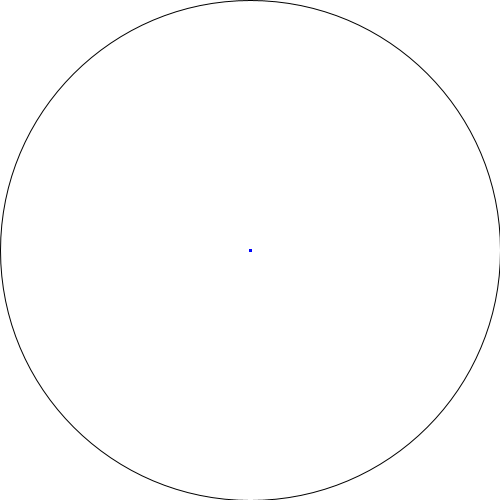
Frame 1 (no input)
Frame 60 (the mouse pressed at the canvas centre just before this capture): identical to frame 1, image omitted
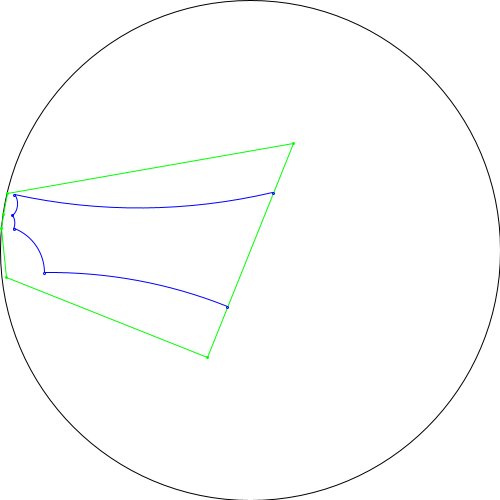
Frame 120 (the mouse held since frame 60 and released just before this capture)

The Processing sketch that drew these frames (run headless with seeded random() and noise(); from frame 60 on, the mouse is pressed at the canvas centre):

// Processing sketch: pants_web
// ── pants_web.pde

int convert(double x){
  // convert to drawing scale (pixels in window rather than -1 to 1)
  return round((float)x * (width/2));
}

ComplexNumber unconvert(float x, float y){
  // convert coordinates to back to math scale (-1 to 1 rather than pixels in window)
  return new ComplexNumber(((double)x)/(width/2), ((double)y)/(width/2));
}

void drawLnUHP(HLine ln){
  // TODO: implement line if you get Infinity
  double[] arr = ln.halfPlaneArray; 
  arc(convert(arr[0]), 0, convert(arr[1])*2, convert(arr[1])*2, 0, PI);
}

void drawSgUHP(HLineSegment sg){
  double[] arr = sg.halfPlaneArray; 
  // arc(convert(arr[0]), 0, convert(arr[1])*2, convert(arr[1])*2, arr[2], arr[3]);
}

void drawPtUHP(HPoint pt){
  ellipse( convert(pt.halfPlanePt.realPart), convert(pt.halfPlanePt.imagPart), 2, 2);
}

void drawLnCD(HLine ln){
  double[] arr = ln.confDiscArray;
  ellipse(convert(arr[0]), convert(arr[1]), convert(arr[2])*2, convert(arr[2])*2);
}

void drawSgCD(HLineSegment sg){
  double[] arr = sg.confDiscArray;
  arc(convert(arr[0]), convert(arr[1]), convert(arr[2])*2, convert(arr[2])*2, (float)arr[3], (float)arr[4]);
}

void drawPtCD(HPoint pt){
  ellipse( convert(pt.confDiscPt.realPart), convert(pt.confDiscPt.imagPart), 2, 2);
}

void drawLnPD(HLine ln){
  double[] arr = ln.projDiscArray; 
  line(convert(arr[0]), convert(arr[1]), convert(arr[2]), convert(arr[3]));
}

void drawSgPD(HLineSegment sg){
  double[] arr = sg.projDiscArray; 
  line(convert(arr[4]), convert(arr[5]), convert(arr[6]), convert(arr[7]));
}

void drawPtPD(HPoint pt){
  ellipse( convert(pt.projDiscPt.realPart), convert(pt.projDiscPt.imagPart), 2, 2);
}

void drawPtPD(ComplexNumber pt){
  ellipse( convert(pt.realPart), convert(pt.imagPart), 2, 2);
}

void setup(){
  size(500,500);
  noFill();
  // frameRate(1);
  // translate(width/2, width/2);
  // rotate(PI);
}

HPoint zeroPt = new HPoint(new ProjectiveDiscPoint(0.2, 0.5));
HPoint pt;
void draw(){
  background(255);
  stroke(0);
  // set up x,y axes oriented properly with 0 in the center
  translate(width/2, width/2);
  scale(1, -1);
  // draw the unit disc (for the conformal or projective model)
  ellipse(0, 0, width, width);
  // get mouse location in math coordinates
  float mouseX_shifted = mouseX-width/2;
  float mouseY_shifted = width/2 - mouseY;
  ComplexNumber mouse_location = unconvert(mouseX_shifted, mouseY_shifted);
  
  if (mouse_location.squareNorm() > 1.0) {
    pt = new HPoint(new ProjectiveDiscPoint(0.1, 0.5));
  } else {
    ProjectiveDiscPoint point = new ProjectiveDiscPoint(mouse_location);
    pt = new HPoint(point);
  }
  HLine ln = new HLine(zeroPt, pt);

  HRightHexagon hexagon = new HRightHexagon(1.0, 2.0, 2.0, ln, pt);

  stroke(0, 255, 0);
  for(int i = 0; i < 6; i++){
    drawPtPD(hexagon.vertices[i]);
    drawSgPD(hexagon.sides[i]);
  }

  stroke(0, 0, 255);
  for(int i = 0; i < 6; i++){
    drawPtCD(hexagon.vertices[i]);
    drawSgCD(hexagon.sides[i]);
  }
  // arc(50, 50, 50, 50, -(2.0/3)*PI, (2.0/3)*PI);

}class ComplexNumber{
  public double realPart;
  public double imagPart;
  public ComplexNumber(double realPart,double imagPart){
    this.realPart = realPart;
    this.imagPart = imagPart;
  }
  public ComplexNumber(double realPart){
    this.realPart = realPart;
    this.imagPart = 0.0;
  }
  public String toString(){
    return ""+this.realPart+"+"+this.imagPart+"i";
  }
  public ComplexNumber plus(ComplexNumber other){
    //complex addition
    double realPart = this.realPart+other.realPart;
    double imagPart = this.imagPart+other.imagPart;
    return new ComplexNumber(realPart, imagPart);
  }
  public ComplexNumber times(ComplexNumber other){
    //complex multiplication
    double realPart = (this.realPart * other.realPart) - (this.imagPart * other.imagPart);
    double imagPart = (this.realPart * other.imagPart) + (this.imagPart * other.realPart);
    return new ComplexNumber(realPart, imagPart);
  }
  public ComplexNumber times(double other){
    return new ComplexNumber(this.realPart*other, this.imagPart*other);
  }
  public ComplexNumber multInverse(){
    double squareNorm = this.squareNorm();
    double realPart = this.realPart / squareNorm;
    double imagPart = - this.imagPart / squareNorm;
    return new ComplexNumber(realPart, imagPart);
  }
  public double squareNorm(){
    return Math.pow(this.realPart, 2)+Math.pow(this.imagPart, 2);
  }
  public double squareDist(ComplexNumber other){
    return Math.pow(this.realPart - other.realPart, 2)+Math.pow(this.imagPart - other.imagPart, 2);
  }
  public double[] wedgeProduct(ComplexNumber pt){
    // finding coefficients (ax+by+c0) of the plane through the lines defined by this point and the other point
    //  in the linear model of R3
    double x1 = this.realPart;
    double y1 = this.imagPart;
    double x2 = pt.realPart;
    double y2 = pt.imagPart;
    double[] abcArray = new double[3];
    abcArray[0] = y1 - y2;
    abcArray[1] = x2 - x1;
    abcArray[2] = x1*y2 - x2*y1;
    return abcArray;
  }
}

class ConformalDiscPoint extends ComplexNumber{
  public ConformalDiscPoint(double realPart, double imagPart){
    super(realPart, imagPart);
    double sqNorm = Math.pow(realPart, 2)+Math.pow(imagPart, 2);
    if (sqNorm > 1.0+10*Math.ulp(1.0)){
      throw new IllegalArgumentException("Norm of conformal disc point cannot be more than 1.0, you wanted "+realPart+", "+imagPart+" with sqnorm "+sqNorm);
    }
  }
  public ConformalDiscPoint(ComplexNumber cn){
    this(cn.realPart, cn.imagPart);
  }
}

class HIsometry{
    LinearFractionalIsometry confDiscIsom;
    public HIsometry(LinearFractionalIsometry confDiscIsom){
        this.confDiscIsom = confDiscIsom;
    }
    // public HIsometry(HPoint in1, HPoint out1, HPoint in2, HPoint out2, HPoint in3, HPoint out3){
    //     this.confDiscIsom = new LinearFractionalIsometry(
    //         (ComplexNumber) in1.confDiscPt, 
    //         (ComplexNumber) out1.confDiscPt, 
    //         (ComplexNumber) in2.confDiscPt, 
    //         (ComplexNumber) out2.confDiscPt, 
    //         (ComplexNumber) in3.confDiscPt, 
    //         (ComplexNumber) out3.confDiscPt);
    // }
    public HPoint apply(HPoint pt){
        return new HPoint(confDiscIsom.apply((ComplexNumber)pt.confDiscPt));
    }
    public HLine apply(HLine ln){
        return new HLine(this.apply(ln.idealPt1), this.apply(ln.idealPt2));
    }
    public HIsometry compose(HIsometry other){
        return new HIsometry(confDiscIsom.compose(other.confDiscIsom));
    }
}

class HLine{
  public HPoint idealPt1;
  public HPoint idealPt2;
  public ProjectiveDiscPoint projPolarPt;
  public double[] halfPlaneArray = new double[2]; // half plane drawing info, this computation is done right in the constructor
  public double[] confDiscArray = new double[5];  // conformal disc drawing info
  public double[] projDiscArray = new double[4];  // projective disc drawing info


    
  //   // the ideal points are the ones where the circle hits the x-axis (on its diameter)
  //   this.idealPt1 = new HPoint(center+distance, 0.0);
  //   this.idealPt2 = new HPoint(center-distance, 0.0);
  //   // calculate drawing info
  //   this.confDiscArray = confDiscArray(this.idealPt1, this.idealPt2);
  //   this.projDiscArray = projDiscArray(this.idealPt1, this.idealPt2);
  //   // polar point in projective model is at the Euclidean center of the conformal model's geodesic
  //   this.projPolarPt = new ProjectiveDiscPoint(this.confDiscArray[0], this.confDiscArray[1]);
  // }

  public HLine(ProjectiveDiscPoint pt1, ProjectiveDiscPoint pt2){
    // find the two ideal points of the line through pt1, pt2
    double[] abcArray = ((ComplexNumber)pt1).wedgeProduct((ComplexNumber)pt2);
    double a = abcArray[0];
    double b = abcArray[1];
    double c = abcArray[2];
    double norm = Math.sqrt(a*a+b*b-c*c);
    double scale = a*a+b*b;
    double x1 = (-a*c - b*norm)/scale;
    double y1 = (-b*c + a*norm)/scale;
    double x2 = (-a*c + b*norm)/scale;
    double y2 = (-b*c - a*norm)/scale;
    this.idealPt1 = new HPoint(new ProjectiveDiscPoint(x1,y1));
    this.idealPt2 = new HPoint(new ProjectiveDiscPoint(x2,y2));
    this.confDiscArray = confDiscArray(this.idealPt1, this.idealPt2);
    this.halfPlaneArray = halfPlaneArray(this.idealPt1, this.idealPt2);
    this.projDiscArray = projDiscArray(this.idealPt1, this.idealPt2);
    this.projPolarPt = new ProjectiveDiscPoint(this.confDiscArray[0], this.confDiscArray[1]);
  }

  public HLine(ProjectiveDiscPoint pt1, HPoint pt2){
    this(pt1, pt2.projDiscPt);
  }
  public HLine(HPoint pt1, ProjectiveDiscPoint pt2){
    this(pt1.projDiscPt, pt2);
  }
  public HLine(HPoint pt1, HPoint pt2){
    this(pt1.projDiscPt, pt2.projDiscPt);
  }


  public double[] projDiscArray(HPoint idealPt1, HPoint idealPt2){
    // information needed to draw the line in the projective disc
    // just returns the two ideal points (x1,y1,x2,y2), endpoints of the line
    double[] outArray = new double[4];
    outArray[0] = idealPt1.projDiscPt.realPart;
    outArray[1] = idealPt1.projDiscPt.imagPart;
    outArray[2] = idealPt2.projDiscPt.realPart;
    outArray[3] = idealPt2.projDiscPt.imagPart;
    return outArray;
  }

  public double[] confDiscArray(HPoint idealPt1, HPoint idealPt2){
    // information needed to draw the line in the conformal disc
    // returns circle center (x,y), radius, and absolute angle (starting and ending)
    double[] outArray = new double [4];
    double u1 = idealPt1.confDiscPt.realPart;
    double u2 = idealPt1.confDiscPt.imagPart; 
    double v1 = idealPt2.confDiscPt.realPart;
    double v2 = idealPt2.confDiscPt.imagPart;
    // derived from formula found here: https://en.wikipedia.org/wiki/Poincar%C3%A9_disk_model
    double a = (u2-v2)/(u1*v2-u2*v1);
    double b = -(u1-v1)/(u1*v2-u2*v1);
    outArray[0] = -a; // center x
    outArray[1] = -b; // center y
    outArray[2] = Math.sqrt(a*a+b*b-1); // circle radius
    // outArray[3] = 0; // arc angle, not using this yet, just drawing the whole circle
    return outArray;
  }

  public double[] halfPlaneArray(HPoint idealPt1, HPoint idealPt2){
    double[] outArray = new double[2];
    UpperHalfPlanePoint pt1 = idealPt1.halfPlanePt;
    UpperHalfPlanePoint pt2 = idealPt2.halfPlanePt;
    // find the two ideal points (on the x-axis) whose geodesic passes through pt1 and pt2
    // first, I will find the center of the circle whose arc is that geodesic
    double diffX = pt2.realPart-pt1.realPart;
    double diffY = pt2.imagPart-pt1.imagPart;
    double center = (diffY/(-diffX))*(diffY/2 - pt2.imagPart) + pt1.realPart + diffX/2;
    // now I will find the radius of that circle
    double distance = Math.sqrt(Math.pow((pt1.realPart - center), 2) + Math.pow(pt1.imagPart, 2));
    outArray[0] = center;
    outArray[1] = distance;
    return outArray;
  }

  public HLine perpendicularThrough(HPoint point){
    // this is easiest in the projective model
    // Take a line from the polar point to this line
    // But first we need to figure out which way to point it
    // Need to see if the polar point is to the right or left of the vector from idealPt1 to idealPt2
    // First, subtract idealPt1 to get get the vectors starting from zero
    double pt1ToPt2X = this.idealPt2.projDiscPt.realPart - this.idealPt1.projDiscPt.realPart;
    double pt1ToPt2Y = this.idealPt2.projDiscPt.imagPart - this.idealPt1.projDiscPt.imagPart;
    double pt1ToPolarX = this.projPolarPt.realPart - this.idealPt1.projDiscPt.realPart;
    double pt1ToPolarY = this.projPolarPt.imagPart - this.idealPt1.projDiscPt.imagPart;
    // now check if the dot product of pt1ToPolar rotated by 90 degrees with pt1ToPt2 is > or < 0
    double rotDotProduct = pt1ToPt2X*(-pt1ToPolarY)+pt1ToPt2Y*(pt1ToPolarX);
    // our rule will be to always turn left
    if (rotDotProduct > 0){
      return new HLine(point, this.projPolarPt);
    } else {
      return new HLine(this.projPolarPt, point);
    }
  }
  public HPoint markDistance(HPoint onLinePt, double distance){
    // x coordinates of ideal points
    double x1 = this.idealPt1.halfPlanePt.realPart;
    double x2 = this.idealPt2.halfPlanePt.realPart;
    // write an isometry mapping the ideal points of the line to 0 and infinity in the half plane model
    double d = 1.0;
    double b = -(x1*x2)/(x1+x2);
    double a = -b/x1;
    double c = -d/x2;
    LinearFractionalIsometry isom = new LinearFractionalIsometry(a, b, c, d);
    LinearFractionalIsometry isomInverse = isom.inverse();
    // apply the isometry
    ComplexNumber centeredPoint = isom.apply((ComplexNumber)onLinePt.halfPlanePt);
    double y = centeredPoint.imagPart;
    // move y*ln(distance) either up or down depending on the boolean parameter counterclockwise
    double newY;
    newY = y*Math.exp(distance);
    // apply the inverse
    ComplexNumber newPoint = isomInverse.apply(new ComplexNumber(0.0, newY));
    return new HPoint(new UpperHalfPlanePoint(newPoint));
  }
  public HLineSegment segment(HPoint endpoint1, HPoint endpoint2){
    return new HLineSegment(endpoint1, endpoint2);
  }
  public HIsometry reflectAcross(){
    // THIS DOESNT WORK RIGHT NOW
    // this process is described in https://en.wikipedia.org/wiki/M%C3%B6bius_transformation#Specifying_a_transformation_by_three_points
    ComplexNumber z1 = (ComplexNumber)this.idealPt1.confDiscPt;
    ComplexNumber z2 = (ComplexNumber)this.idealPt2.confDiscPt;
    ComplexNumber z3 = new ComplexNumber(this.confDiscArray[0], this.confDiscArray[1]);
    // first, find the isometry that sends z1 -> 0, z2 -> 1, z3 -> infinity
    LinearFractionalIsometry toZeroOneInf = new LinearFractionalIsometry(
      z2.plus(z3.times(-1.0)),
      z1.times(-1.0).times(z2.plus(z3.times(-1.0))),
      z2.plus(z1.times(-1.0)),
      z3.times(-1.0).times(z2.plus(z1.times(-1.0))));
    // now, find the inverse of the isometry that sends 0 -> z1, 1 -> z2, infinity ->infinity
    // oh no, that's gonna be hard to plug in!
    LinearFractionalIsometry oppositeIsom = new LinearFractionalIsometry(
      z2.plus(z3.times(-1.0)),
      z1.times(-1.0).times(z2.plus(z3.times(-1.0))),
      z2.plus(z1.times(-1.0)),
      z3.times(-1.0).times(z2.plus(z1.times(-1.0)))).inverse();    
    return new HIsometry(new LinearFractionalIsometry(0.0,0.0,0.0,0.0));//just so the compiler doesn't complain
  }
}

class HLineSegment extends HLine{
  public HPoint endpoint1;
  public HPoint endpoint2;  
  public double[] projDiscArray = new double[8];  // projective disc drawing info with endpoints;
  public double[] confDiscArray = new double[5];  // conformal disc drawing info with start and end angle
  public double[] halfPlaneArray = new double[4];  // half plane drawing info with start and end angle

  public HLineSegment(ProjectiveDiscPoint pt1, ProjectiveDiscPoint pt2){
    super(pt1, pt2);
    this.endpoint1 = new HPoint(pt1);
    this.endpoint2 = new HPoint(pt2);
    this.projDiscArray = this.projDiscArray();
    this.confDiscArray = this.confDiscArray();
    this.halfPlaneArray = this.halfPlaneArray();
  }
  public HLineSegment(ProjectiveDiscPoint pt1, HPoint pt2){
    this(pt1, pt2.projDiscPt);
  }
  public HLineSegment(HPoint pt1, ProjectiveDiscPoint pt2){
    this(pt1.projDiscPt, pt2);
  }
  public HLineSegment(HPoint pt1, HPoint pt2){
    this(pt1.projDiscPt, pt2.projDiscPt);
  }
  public double[] projDiscArray(){
    // append start point and end point coordinates to the drawing array
    double[] outArray = new double[8];
    double[] lineInfo = super.projDiscArray;
    outArray[0] = lineInfo[0];
    outArray[1] = lineInfo[1];
    outArray[2] = lineInfo[2];
    outArray[3] = lineInfo[3];
    outArray[4] = this.endpoint1.projDiscPt.realPart;
    outArray[5] = this.endpoint1.projDiscPt.imagPart;
    outArray[6] = this.endpoint2.projDiscPt.realPart;
    outArray[7] = this.endpoint2.projDiscPt.imagPart;
    return outArray;
  }
  public double[] confDiscArray(){
    double[] outArray = new double[5];
    double[] lineInfo = super.confDiscArray;
    outArray[0] = lineInfo[0];
    outArray[1] = lineInfo[1];
    outArray[2] = lineInfo[2];
    // append starting and ending of absolute angle
    // compute angle between rightward vector and endpoint1 vector (emanating from circle center)
    double toEndpoint1X = endpoint1.confDiscPt.realPart - lineInfo[0];
    double toEndpoint1Y = endpoint1.confDiscPt.imagPart - lineInfo[1];
    double toEndpoint2X = endpoint2.confDiscPt.realPart - lineInfo[0];
    double toEndpoint2Y = endpoint2.confDiscPt.imagPart - lineInfo[1];
    double angle1 = Math.atan2(toEndpoint1Y, toEndpoint1X) - Math.atan2(0.0, 1.0);
    double angle2 = Math.atan2(toEndpoint2Y, toEndpoint2X) - Math.atan2(0.0, 1.0);
    if (angle1>angle2){
      double temp = angle1;
      angle1 = angle2;
      angle2 = temp;
    }
    if (angle2-angle1 >= Math.PI){
      angle1 += 2*Math.PI;
      double temp = angle1;
      angle1 = angle2;
      angle2 = temp;
    }
    outArray[3] = angle1;
    outArray[4] = angle2;
    return outArray;
  }
  public double[] halfPlaneArray(){
    // append starting and ending of absolute angle
    return new double[1];
  }
}

class HPoint{
  public UpperHalfPlanePoint halfPlanePt;
  public ConformalDiscPoint confDiscPt;
  public ProjectiveDiscPoint projDiscPt;

  public HPoint(UpperHalfPlanePoint halfPlanePt){
    this.halfPlanePt = halfPlanePt;
    this.confDiscPt = toConformalDisc(halfPlanePt);
    this.projDiscPt = toProjectiveDisc(halfPlanePt);
  }
  public HPoint(ConformalDiscPoint confDiscPt){
    this.confDiscPt = confDiscPt;
    this.halfPlanePt = toHalfPlane(confDiscPt);
    this.projDiscPt = toProjectiveDisc(confDiscPt);
  }
  public HPoint(ProjectiveDiscPoint projDiscPt){
    this.projDiscPt = projDiscPt;
    this.halfPlanePt = toHalfPlane(projDiscPt);
    this.confDiscPt = toConformalDisc(projDiscPt);
  }
  public HPoint(double realPart, double imagPart){
    // passing two doubles assumes it's an upper half plane point
    this(new UpperHalfPlanePoint(realPart, imagPart));
  }
  public HPoint(ComplexNumber cn){
    // assumes it's in the upper half plane
    this(cn.realPart, cn.imagPart);
  }
  public ConformalDiscPoint toConformalDisc(UpperHalfPlanePoint halfPlanePt){
    //z -> (z-i)/(iz-1)
    ComplexNumber a = new ComplexNumber(1.0, 0.0);
    ComplexNumber b = new ComplexNumber(0.0, -1.0);
    ComplexNumber c = new ComplexNumber(0.0, 1.0);
    ComplexNumber d = new ComplexNumber(-1.0, 0.0);
    LinearFractionalIsometry toCD = new LinearFractionalIsometry(a, b, c, d);
    return new ConformalDiscPoint(toCD.apply(halfPlanePt));
  }
  public ConformalDiscPoint toConformalDisc(ProjectiveDiscPoint projDiscPt){
    //x -> x/(1+sqrt(1-x^2-y^2)), y -> y/(1+sqrt(1-x^2-y^2))
    double denominator = 1 + Math.sqrt(1-projDiscPt.squareNorm());
    if (projDiscPt.squareNorm() > 1.0){
      // if x is a projDiscPt is accidentally a little outside the disc, just set square norm to 1
      denominator = 1.0;
    }
    double x = projDiscPt.realPart / denominator;
    double y = projDiscPt.imagPart / denominator;
    return new ConformalDiscPoint(x, y);
  }
  public UpperHalfPlanePoint toHalfPlane(ConformalDiscPoint confDiscPt){
    //z -> (-z+i)/(-iz+1)  
    ComplexNumber a = new ComplexNumber(-1.0, 0.0);
    ComplexNumber b = new ComplexNumber(0.0, 1.0);
    ComplexNumber c = new ComplexNumber(0.0, -1.0);
    ComplexNumber d = new ComplexNumber(1.0, 0.0);
    LinearFractionalIsometry toHP = new LinearFractionalIsometry(a, b, c, d);
    return new UpperHalfPlanePoint(toHP.apply(confDiscPt));
  }
  public UpperHalfPlanePoint toHalfPlane(ProjectiveDiscPoint projDiscPt){
    //to conformal disc, then half plane from there
    ConformalDiscPoint pt = toConformalDisc(projDiscPt);
    return toHalfPlane(pt);
  }
  public ProjectiveDiscPoint toProjectiveDisc(ConformalDiscPoint confDiscPt){
    //x -> 2*x/(1+x^2+y^2), y -> 2*y/(1+x^2+y^2)
    double x = 2*confDiscPt.realPart / (1 + confDiscPt.squareNorm());
    double y = 2*confDiscPt.imagPart / (1 + confDiscPt.squareNorm());
    return new ProjectiveDiscPoint(x, y);
  }
  public ProjectiveDiscPoint toProjectiveDisc(UpperHalfPlanePoint halfPlanePt){
    //to conformal disc, then projective disc from there
    ConformalDiscPoint pt = toConformalDisc(halfPlanePt);
    return toProjectiveDisc(pt);
  }
} class HRightHexagon{
  
  // side lengths: A,B,C are glued, A_op, B_op, C_op are boundary components
  public double sideA;
  public double sideB;
  public double sideC;
  public double sideA_op;
  public double sideB_op;
  public double sideC_op;
  
  // line of sideA
  public HLine centerLn;
  // center of sideA
  public HPoint centerPt;

  public HPoint[] vertices;
  public HLineSegment[] sides;
  
  public HRightHexagon(double sideA, double sideB, double sideC, HLine centerLn, HPoint centerPt){
    // cosh(a side) = ( cosh(one of its neighbours) cosh(other neighbor) + cosh(opposite) ) / 
    //             ( sinh(one neighbor) sinh(other neighbor )
    this.sideA = sideA;
    this.sideB = sideB;
    this.sideC = sideC;
    this.sideA_op = (Math.cosh(sideB)*Math.cosh(sideC) + Math.cosh(sideA)) / (Math.sinh(sideB)*Math.sinh(sideC));
    this.sideB_op = (Math.cosh(sideA)*Math.cosh(sideC) + Math.cosh(sideB)) / (Math.sinh(sideA)*Math.sinh(sideC));
    this.sideC_op = (Math.cosh(sideA)*Math.cosh(sideB) + Math.cosh(sideC)) / (Math.sinh(sideA)*Math.sinh(sideB));
    // find the other vertices and store the sides as a sequence of HLines
    HPoint[] vertices = new HPoint[6];
    HLineSegment[] sides = new HLineSegment[6];
    HLine perpLn;
    
    vertices[5] = centerLn.markDistance(centerPt, -sideA/2.0);

    vertices[0] = centerLn.markDistance(centerPt, sideA/2.0);
    sides[0] = new HLineSegment(vertices[5], vertices[0]);
    
    perpLn = sides[0].perpendicularThrough(vertices[0]); // line of the next side
    vertices[1] = perpLn.markDistance(vertices[0], sideC_op);  // next vertex
    sides[1] = new HLineSegment(vertices[0], vertices[1]); // next side

    perpLn = sides[1].perpendicularThrough(vertices[1]);
    vertices[2] = perpLn.markDistance(vertices[1], sideB);
    sides[2] = new HLineSegment(vertices[1], vertices[2]);
    
    perpLn = sides[2].perpendicularThrough(vertices[2]);
    vertices[3] = perpLn.markDistance(vertices[2], sideA_op);
    sides[3] = new HLineSegment(vertices[2], vertices[3]);
    
    perpLn = sides[3].perpendicularThrough(vertices[3]);
    vertices[4] = perpLn.markDistance(vertices[3], sideC);
    sides[4] = new HLineSegment(vertices[3], vertices[4]);

    sides[5] = new HLineSegment(vertices[4], vertices[5]);

    this.vertices = vertices;
    this.sides = sides;
    }
  }class LinearFractionalIsometry{
  public ComplexNumber a;
  public ComplexNumber b;
  public ComplexNumber c;
  public ComplexNumber d;
  public LinearFractionalIsometry(ComplexNumber a, ComplexNumber b, ComplexNumber c, ComplexNumber d){
    this.a = a;
    this.b = b;
    this.c = c;
    this.d = d;
  }
  public LinearFractionalIsometry(double a, double b, double c, double d){
    this.a = new ComplexNumber(a, 0.0);
    this.b = new ComplexNumber(b, 0.0);
    this.c = new ComplexNumber(c, 0.0);
    this.d = new ComplexNumber(d, 0.0);
  }
  public LinearFractionalIsometry compose(LinearFractionalIsometry other){
    // multiply matrices
    ComplexNumber a = this.a.times(other.a).plus(this.b.times(other.b));
    ComplexNumber b = this.a.times(other.b).plus(this.b.times(other.d));
    ComplexNumber c = this.c.times(other.a).plus(this.d.times(other.c));
    ComplexNumber d = this.c.times(other.b).plus(this.d.times(other.d));
    return new LinearFractionalIsometry(a, b, c, d);
  }
  public ComplexNumber apply(ComplexNumber z){
    // z -> (az+b)/(cz+d)
    ComplexNumber numerator = z.times(a).plus(b);
    ComplexNumber denominator = z.times(c).plus(d);
    return numerator.times(denominator.multInverse());
  }
  public LinearFractionalIsometry inverse(){
    //from https://en.wikipedia.org/wiki/M%C3%B6bius_transformation
    return new LinearFractionalIsometry(this.d, this.b.times(-1.0), this.c.times(-1.0), this.a);
  }
}class ProjectiveDiscPoint extends ComplexNumber{
  public ProjectiveDiscPoint(double realPart, double imagPart){
    super(realPart, imagPart);
    double sqNorm = Math.pow(realPart, 2)+Math.pow(imagPart, 2);
    // if (sqNorm > 1.0+10*Math.ulp(1.0)){
    //   throw new IllegalArgumentException("Norm of projective disc point cannot be more than 1.0, you wanted "+realPart+", "+imagPart+" with sqnorm "+sqNorm);
    // }
  }
  public ProjectiveDiscPoint(ComplexNumber cn){
    this(cn.realPart, cn.imagPart);
  } 
}class UpperHalfPlanePoint extends ComplexNumber{
  public UpperHalfPlanePoint(double realPart,double imagPart){
    super(realPart, imagPart);
    // if (imagPart < 0.0 - 10*Math.ulp(0.0)){
    //   throw new IllegalArgumentException("Imaginary part of upper half-plane point cannot be negative, you wanted "+realPart+", "+imagPart);
    // }
  }
  public UpperHalfPlanePoint(ComplexNumber cn){
    this(cn.realPart, cn.imagPart);
  }
}
